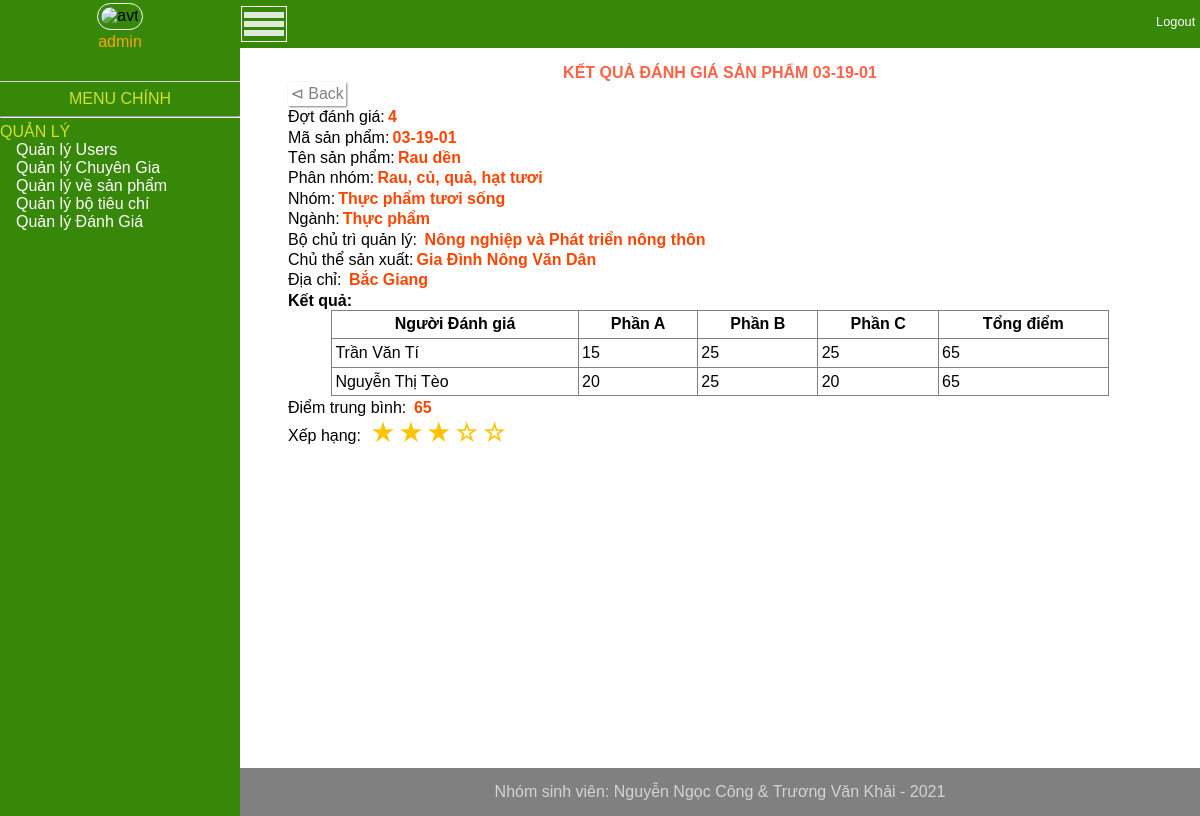
/index.php?url=Admin/ChiTietSanPhamDanhGia/4/03-19-01 (signed in), run on the app's committed database.
### tables this page shows
CREATE TABLE `san_pham` (
  `id` varchar(32) NOT NULL,
  `ten_sp` varchar(100) NOT NULL,
  `chu_the_sx` varchar(160) NOT NULL,
  `dia_chi` varchar(160) NOT NULL,
  `hinh_sp` varchar(256) DEFAULT NULL,
  `link_ho_so` varchar(500) DEFAULT NULL,
  `phan_nhom` int NOT NULL
);

CREATE TABLE `tb_phan_nhom_sp` (
  `id_phan_nhom` int NOT NULL,
  `ten_phan_nhom` varchar(255) NOT NULL,
  `nhom` int NOT NULL
);

CREATE TABLE `tb_nhom_sp` (
  `id_nhom_sp` int NOT NULL,
  `ten_nhom_sp` varchar(100) NOT NULL,
  `nganh_sp` int NOT NULL
);

CREATE TABLE `tb_nganh_sp` (
  `id_nganh` int NOT NULL,
  `ten_nganh` varchar(100) NOT NULL
);

CREATE TABLE `tb_bo_ql` (
  `id_bo` int NOT NULL,
  `ten_bo` varchar(255) NOT NULL
);

CREATE TABLE `user` (
  `username` varchar(32) NOT NULL,
  `password` varchar(32) NOT NULL,
  `ho_ten` varchar(50) NOT NULL,
  `gioi_tinh` tinyint(1) NOT NULL,
  `ngay_sinh` date NOT NULL,
  `dia_chi` varchar(100) NOT NULL,
  `sdt` varchar(12) NOT NULL,
  `email` varchar(50) NOT NULL,
  `avatar` varchar(256) DEFAULT NULL,
  `ngay_them` datetime DEFAULT CURRENT_TIMESTAMP,
  `login_status` tinyint(1) DEFAULT '0',
  `last_login` timestamp NULL DEFAULT CURRENT_TIMESTAMP,
  `user_status` tinyint(1) DEFAULT '1',
  `role` int DEFAULT NULL
);

CREATE TABLE `kq_danh_gia` (
  `id_dg` int NOT NULL,
  `nguoi_cham` varchar(32) NOT NULL,
  `san_pham` varchar(32) NOT NULL,
  `phan_a` int NOT NULL,
  `phan_b` int NOT NULL,
  `phan_c` int NOT NULL
);

### mvc/controller/QuanLyDanhGiaController.php (called while the page is built, shortened)
<?php
    class QuanLyDanhGia extends Controller {
        function detailSanPhamDG($id_dg,$id_sp){
            $info = $this->model("ChuyenGiaModel")->thongTinSanPham($id_sp);
            $list = $this->model("DanhGiaModel")->ketQuaSanPham($id_dg,$id_sp);
            $status = $this->model("DanhGiaModel")->trangThaiSanPham($id_dg,$id_sp);
            $this->view("Admin/Home",["view"=>"QuanLyDanhGia/ChiTietSanPhamDanhGia","info"=>$info,"list"=>$list,"id_dg"=>$id_dg,"status"=>$status]);
        }
    }

### mvc/controller/AdminController.php (called while the page is built, shortened)
<?php
    class Admin extends Controller
    {
        function ChiTietSanPhamDanhGia($id_dg,$id_sp){
            include "./mvc/controller/QuanLyDanhGiaController.php";
            $dg =new QuanLyDanhGia();
            $dg->detailSanPhamDG($id_dg,$id_sp);
        }
    }

### mvc/core/app.php (called while the page is built, shortened)
<?php
    class App{
        var $action;
        var $params=[];
        private $defaultController = "Home";
        private $defaultAction = "Welcome";
        function __construct(){
            $url = $this->getProcess();
            $temp = array_shift($url);
            if(file_exists('./mvc/controller/'.$temp.'Controller.php')){
                 $this->controller= $temp;
                 $temp = array_shift($url);
                 if(method_exists($this->controller,$temp)){
                    $this->action = $temp;
                    $this->params = array_values($url);
                 }
                 else{
                     $this->action = $this->defaultAction;
                 }
            }else{
                 $this->controller = $this->defaultController;
                 $this->action=$this->defaultAction;
                 require_once './mvc/controller/'.$this->controller.'Controller.php';
            }
            $obj = new $this->controller;
            call_user_func_array([$obj,$this->action],$this->params);
        }
        function getProcess(){
            $url = explode('/',filter_var(trim($_GET['url'])));
            return $url;
        }
    }

### index.php (called while the page is built, shortened)
<?php
    $app = new App();
?>

### mvc/core/DataBaseHandler.php (called while the page is built, shortened)
<?php
    class DB{
        var $host;
        var $user;
        var $pass;
        var $dbName;
        var $conn;
        function __construct(){
            $this->dbName = Config::$dbName;
            $this->host = Config::$dbHost;
            $this->user = Config::$dbUser;
            $this->pass = Config::$dbPass;
            $this->conn = null;
        }
        function getConnection(){
            if($this->conn == null){
                $this->conn = new mysqli($this->host,$this->user,$this->pass, $this->dbName);
                $this->conn->set_charset("UTF8");
            }
            return $this->conn;
        }
        function executeQuery($sql){
            $result = null;
            if($this->conn){
                $result = $this->conn->query($sql);
            }
            return $result;
        }
        function closeConnection(){
            if($this->conn){
                $this->conn = null;
            }
        }
    }

### mvc/models/ChuyenGiaModel.php (called while the page is built, shortened)
<?php
    class ChuyenGiaModel extends DB{
        function thongTinSanPham($id_sp){
            $sql = "select san_pham.id, san_pham.ten_sp, san_pham.chu_the_sx, san_pham.dia_chi,san_pham.hinh_sp,
            san_pham.link_ho_so, san_pham.phan_nhom,tb_phan_nhom_sp.ten_phan_nhom, tb_nhom_sp.ten_nhom_sp,
            tb_nganh_sp.ten_nganh,tb_bo_ql.ten_bo
            from san_pham join tb_phan_nhom_sp on san_pham.phan_nhom = tb_phan_nhom_sp.id_phan_nhom
            JOIN tb_nhom_sp ON tb_phan_nhom_sp.nhom = tb_nhom_sp.id_nhom_sp
            join tb_nganh_sp on tb_nhom_sp.id_nhom_sp = tb_nganh_sp.id_nganh
            JOIN tb_pnhom_bo on tb_phan_nhom_sp.id_phan_nhom = tb_pnhom_bo.phan_nhom_sp
            JOIN tb_bo_ql on tb_bo_ql.id_bo = tb_pnhom_bo.bo_ql
            WHERE san_pham.id = '$id_sp'";
            $arr=[];
            $result = $this->executeQuery($sql);
            while($row = $result->fetch_assoc()){
                $arr= [
                    "id" => $row["id"],
                    "ten" => $row["ten_sp"],
                    "chu_the" => $row["chu_the_sx"],
                    "dia_chi" => $row["dia_chi"],
                    "hinh" => $row["hinh_sp"],
                    "ho_so" => $row["link_ho_so"],
                    "phan_nhom" => $row["phan_nhom"],
                    "ten_phan_nhom" => $row["ten_phan_nhom"],
                    "nhom" => $row["ten_nhom_sp"],
                    "nganh" => $row["ten_nganh"],
                    "bo" => $row["ten_bo"]
                ];
            }
            return $arr;
        }
    }

### mvc/models/DanhGiaModel.php (called while the page is built, shortened)
<?php
 class DanhGiaModel extends DB{
     function ketQuaSanPham($id_dg,$id_sp){
         $sql = "select user.ho_ten, kq_danh_gia.phan_a, kq_danh_gia.phan_b, kq_danh_gia.phan_c,kq_danh_gia.phan_a+kq_danh_gia.phan_b+kq_danh_gia.phan_c as tong
         from san_pham
         join kq_danh_gia on san_pham.id = kq_danh_gia.san_pham
         join user on user.username = kq_danh_gia.nguoi_cham
         WHERE kq_danh_gia.id_dg = $id_dg and san_pham = '$id_sp'";
         $result = $this->executeQuery($sql);
         $arr=[];
         if($result!=false){
             while($row=$result->fetch_assoc()){
                 $arr[]=$row;
             }
         }
         return $arr;
     }
 }

### mvc/views/QuanLyDanhGia/ChiTietSanPhamDanhGia.php (the view)
<?php
    $list = $params["list"];
    $info = $params["info"];
    $id_dg = $params["id_dg"];
?>
<link rel="stylesheet" href="./themes/trang_quan_ly_danh_gia/css/chi-tiet-sp-dg.css">
<div class="main-div">
        <h2 class="title">Kết quả đánh giá sản phẩm <?php echo $info["id"]?></h2>
        <a class="back-button" href="javascript: history.back()">&LeftTriangle; Back</a>
        <div class="info">
            <div class="line"><span>Đợt đánh giá:</span><span class="value"><?php echo $id_dg ?></span></div>
            <div class="line"><span>Mã sản phẩm:</span><span class="value"><?php echo $info["id"] ?></span></div>
            <div class="line"><span>Tên sản phẩm:</span><span class="value"><?php echo $info["ten"] ?></span></div>
            <div class="line"><span>Phân nhóm:</span><span class="value"><?php echo $info["ten_phan_nhom"] ?></span></div>
            <div class="line"><span>Nhóm:</span><span class="value"><?php echo $info["nhom"] ?></span></div>
            <div class="line"><span>Ngành:</span><span class="value"><?php echo $info["nganh"] ?></span></div>
            <div class="line"><span>Bộ chủ trì quản lý: </span><span class="value"><?php echo $info["bo"] ?></span></div>
            <div class="line"><span>Chủ thể sản xuất:</span><span class="value"><?php echo $info["chu_the"] ?></span></div>
            <div class="line"><span>Địa chỉ: </span><span class="value"><?php echo $info["dia_chi"] ?></span></div>
        </div>
        <div class="list-kq">
            <h2>Kết quả: </h2>
            <table border="1">
                <tr>
                    <th>Người Đánh giá</th>
                    <th>Phần A</th>
                    <th>Phần B</th>
                    <th>Phần C</th>
                    <th>Tổng điểm</th>
                </tr>
                <?php
                    $tong=0;
                    $status=$params["status"];
                    foreach($list as $item){
                ?>
                <tr>
                    <td><?php echo $item["ho_ten"] ?></td>
                    <td><?php echo $item["phan_a"] ?></td>
                    <td><?php echo $item["phan_b"] ?></td>
                    <td><?php echo $item["phan_c"] ?></td>
                    <td><?php echo $item["tong"] ?></td>
                </tr>
                <?php
                        if($item["tong"]!=""){
                            $tong+=$item["tong"];
                        }
                    }
                    if(!$status){
                        $diem_tb = "Chưa có";
                    }else{
                        $diem_tb = $tong/count($list);
                        $sao = round($diem_tb/20);
                    }
                ?>
            </table>
            <div class="line"><span>Điểm trung bình: </span><span class="value"><?php echo $diem_tb ?></span></div>
                <div class="line"><span>Xếp hạng: </span>
                <span class="value">
                    <?php
                        for($i=1;$i<=5;$i++) echo $i<=$sao?'<span class="star solid">&starf;</span>':'<span class="star">&star;</span>';
                    ?>
                </span>
            </div>
        </div>
    </div>

### themes/admin/css/style.css (style rules this page uses)
* { margin: 0; padding: 0; font-size: 16px; font-family: sans-serif; box-sizing: border-box; }
body, html { width: 100%; min-height: 100%; }
.content table { width: 90%; margin: auto; }

### themes/trang_quan_ly_danh_gia/css/chi-tiet-sp-dg.css (style rules this page uses)
.main-div { width: 90%; margin: 1rem auto; }
.main-div .title { text-align: center; color:tomato; text-transform: uppercase; }
.main-div table { border-collapse: collapse; }
.main-div table tr > * { padding: 0.3rem 0.2rem; }
.star { margin: 0 0.2rem; color: rgb(255, 196, 4); font-size: 1.5rem; }
.main-div .line { margin: 0.15rem 0; }
.main-div .line .value { margin: 0 0.2rem; color: orangered; font-weight: bold; }
.main-div .back-button { text-decoration: none; color: gray; display: block; width: fit-content; padding: 0.15rem; box-shadow: 1px 1px 2px gray; }

### data on the page
san_pham: id "03-19-01", ten_sp "Rau dền", phan_nhom.ten_phan_nhom "Rau, củ, quả, hạt tươi", tb_nhom_sp.ten_nhom_sp "Thực phẩm tươi sống", tb_nganh_sp.ten_nganh "Thực phẩm", tb_bo_ql.ten_bo "Nông nghiệp và Phát triển nông thôn", chu_the_sx "Gia Đình Nông Văn Dân", dia_chi "Bắc Giang"
user: ho_ten "Trần Văn Tí", kq_danh_gia.phan_a "15", kq_danh_gia.phan_b "25", kq_danh_gia.phan_c "25", tong "65"
user: ho_ten "Nguyễn Thị Tèo", kq_danh_gia.phan_a "20", kq_danh_gia.phan_b "25", kq_danh_gia.phan_c "20", tong "65"

### other printed values
$_SESSION['user']['username'] "admin"
$id_dg "4"
$diem_tb "65"
